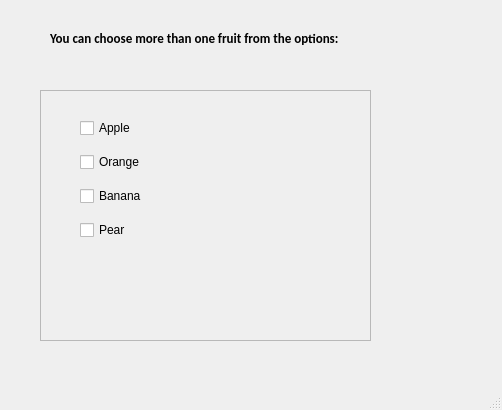
<?xml version="1.0" encoding="UTF-8"?>
<ui version="4.0">
 <class>MainWindow</class>
 <widget class="QMainWindow" name="MainWindow">
  <property name="geometry">
   <rect>
    <x>0</x>
    <y>0</y>
    <width>502</width>
    <height>410</height>
   </rect>
  </property>
  <property name="windowTitle">
   <string>MainWindow</string>
  </property>
  <widget class="QWidget" name="centralwidget">
   <widget class="QFrame" name="frame">
    <property name="geometry">
     <rect>
      <x>40</x>
      <y>90</y>
      <width>331</width>
      <height>251</height>
     </rect>
    </property>
    <property name="frameShape">
     <enum>QFrame::StyledPanel</enum>
    </property>
    <property name="frameShadow">
     <enum>QFrame::Raised</enum>
    </property>
    <widget class="QLabel" name="lbl1">
     <property name="geometry">
      <rect>
       <x>40</x>
       <y>200</y>
       <width>251</width>
       <height>20</height>
      </rect>
     </property>
     <property name="text">
      <string/>
     </property>
    </widget>
    <widget class="QWidget" name="layoutWidget">
     <property name="geometry">
      <rect>
       <x>40</x>
       <y>20</y>
       <width>251</width>
       <height>141</height>
      </rect>
     </property>
     <layout class="QVBoxLayout" name="verticalLayout">
      <item>
       <widget class="QCheckBox" name="chk_Apple">
        <property name="text">
         <string>Apple</string>
        </property>
        <property name="checked">
         <bool>false</bool>
        </property>
       </widget>
      </item>
      <item>
       <widget class="QCheckBox" name="chk_Orange">
        <property name="text">
         <string>Orange</string>
        </property>
       </widget>
      </item>
      <item>
       <widget class="QCheckBox" name="chk_Banana">
        <property name="text">
         <string>Banana</string>
        </property>
       </widget>
      </item>
      <item>
       <widget class="QCheckBox" name="chk_Pear">
        <property name="text">
         <string>Pear</string>
        </property>
       </widget>
      </item>
     </layout>
    </widget>
   </widget>
   <widget class="QLabel" name="label">
    <property name="geometry">
     <rect>
      <x>50</x>
      <y>30</y>
      <width>391</width>
      <height>16</height>
     </rect>
    </property>
    <property name="font">
     <font>
      <family>Calibri</family>
      <pointsize>10</pointsize>
      <weight>75</weight>
      <bold>true</bold>
     </font>
    </property>
    <property name="text">
     <string>You can choose more than one fruit from the options:</string>
    </property>
   </widget>
  </widget>
  <widget class="QStatusBar" name="statusbar"/>
 </widget>
 <resources/>
 <connections/>
</ui>
